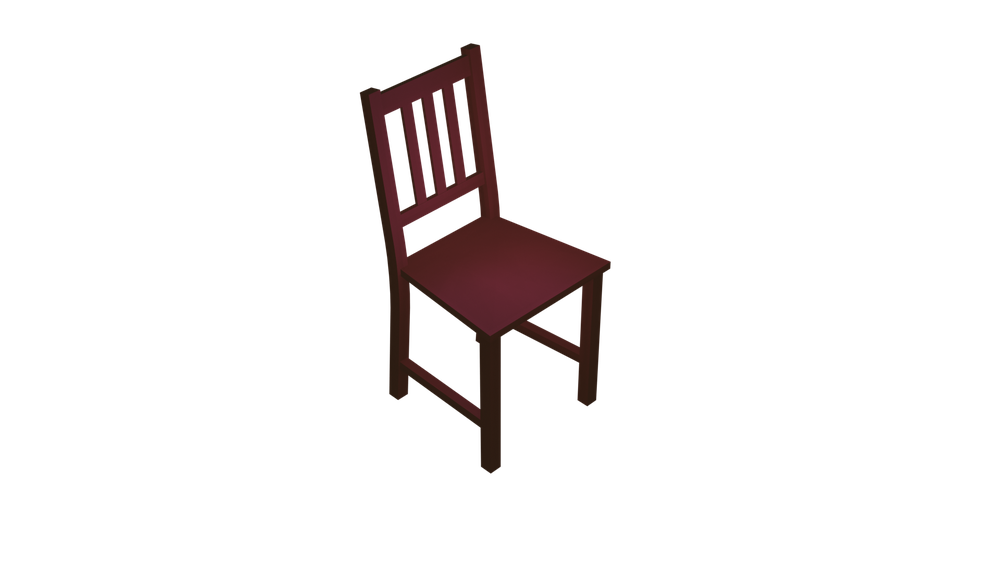
#> input picture chair/colored.png, 1000 x 562 px, shrunk from 1920 x 1080 before the run; its folder holds only this picture in this run
$ python crop_cube.py
#> lines starting #> are read from the running program, lines starting #| are printed output that depends on the picture
from PIL import Image
import os

# Define the input and output directories
input_dir = 'chair'
output_dir = 'chair1'

# Ensure the output directory exists
os.makedirs(output_dir, exist_ok=True)

# Process each PNG file in the input directory
for filename in os.listdir(input_dir):
    if filename.endswith('.png'):
        image_path = os.path.join(input_dir, filename)
        img = Image.open(image_path)
#> img is the input picture: PIL image 1000x562 RGBA; mean R, G, B, A 5.4, 2.3, 2.2, 17.2

        # Get image dimensions
        width, height = img.size
#> width = 1000; height = 562
        new_side = min(width, height)
#> new_side = 562

        # Calculate cropping coordinates to make the image square
        left = (width - new_side) // 2
#> left = 219
        top = (height - new_side) // 2
#> top = 0
        right = (width + new_side) // 2
#> right = 781
        bottom = (height + new_side) // 2
#> bottom = 562

        # Crop the image to a square
        img = img.crop((left, top, right, bottom))
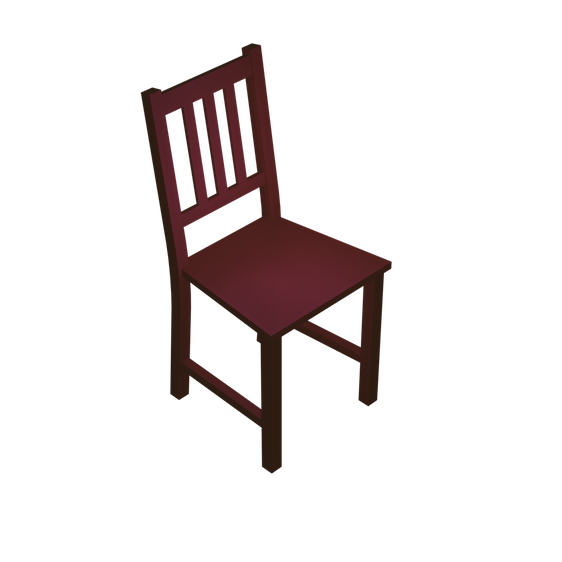
#> img: PIL image 562x562 RGBA; mean R, G, B, A 9.5, 4.1, 4, 30.6; transparent parts drawn white

        # Remove 10% from the right and 10% from the bottom
        remove_percentage = 0.10
        new_width = int(img.width * (1 - remove_percentage))
#> new_width = 505
        new_height = int(img.height * (1 - remove_percentage))
#> new_height = 505

        # Ensure the new dimensions are the same to keep it square
        new_side = min(new_width, new_height)
#> new_side = 505

        # Calculate new cropping coordinates
        left = 0
        top = 0
        right = left + new_side
#> right = 505
        bottom = top + new_side
#> bottom = 505

        # Crop the image again to get the final result
        img = img.crop((left, top, right, bottom))
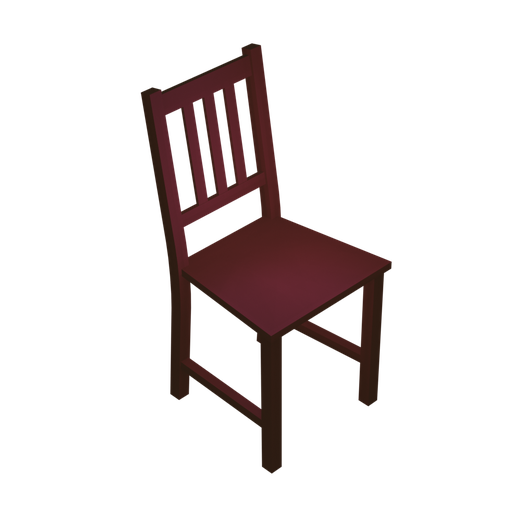
#> img: PIL image 505x505 RGBA; mean R, G, B, A 11.8, 5, 4.9, 37.9; transparent parts drawn white

        # Save the cropped image to the output directory
        output_path = os.path.join(output_dir, filename)
        img.save(output_path)

print("Processing complete.")
